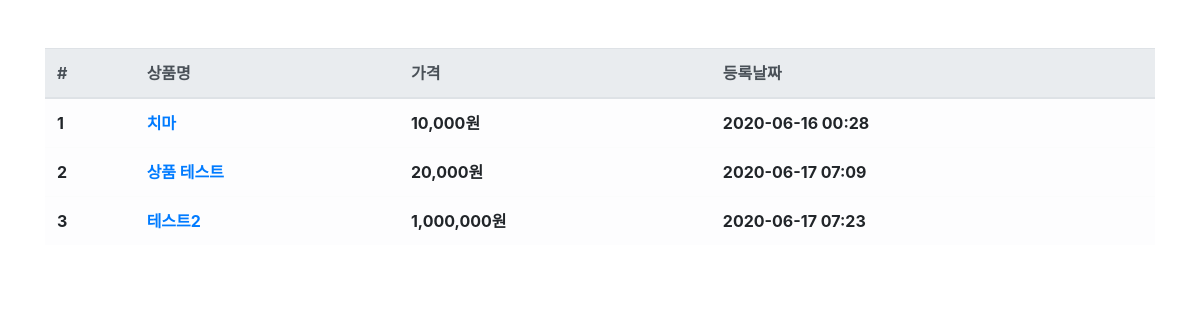
/product/, run on an earlier commit of the app's database.
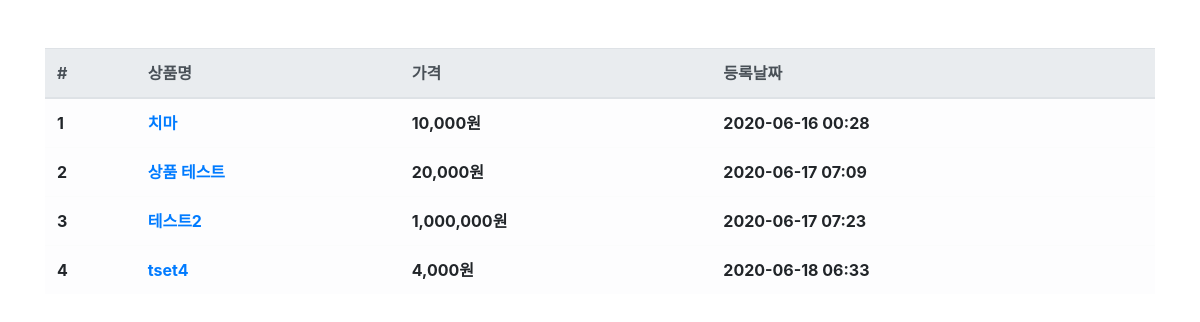
And on a later commit of the database.
### product/models.py (models this page shows, shortened)
class Product(models.Model):
    name = models.CharField(max_length=256, verbose_name='상품명')
    price = models.IntegerField(verbose_name='상품가격')
    description = models.TextField(verbose_name='상품설명')
    stock =  models.IntegerField( verbose_name='재고')
    register_date = models.DateTimeField(auto_now_add=True, verbose_name='등록날짜')
    class Meta :
        db_table = 'fastcampus_product'
        verbose_name = '상품'
        verbose_name_plural= '상품'

### product/views.py (the view)
# urls.py: path('product/', ProductList.as_view()), # 클래스는 .as_view()
class ProductList(ListView):
    model = Product
    template_name = 'product.html'
    context_object_name = 'product_list'

### product/templates/product.html
{% extends "base.html" %} {% load humanize %} {% block contents%}
<div class="row mt-5">
  <div class="col-12">
    <table class="table table-light">
      <thead class="thead-light">
        <tr>
          <th scope="col">#</th>
          <th scope="col">상품명</th>
          <th scope="col">가격</th>
          <th scope="col">등록날짜</th>
        </tr>
      </thead>
      <tbody class="text-dart">
        {% for product in product_list %}
        <tr>
          <th scope="row">{{product.id}}</th>
          <th><a href="/product/{{product.id}}">{{product.name}}</a></th>
          <th>{{product.price|intcomma}}원</th>
          <th>{{product.register_date|date:'Y-m-d H:i'}}</th>
        </tr>
        {% endfor%}
      </tbody>
    </table>
  </div>
</div>
{% endblock %}

What changed in the data, as far as the page shows it:
added Product: id "4", name "tset4", price "4,000", register_date "2020-06-18 06:33"
